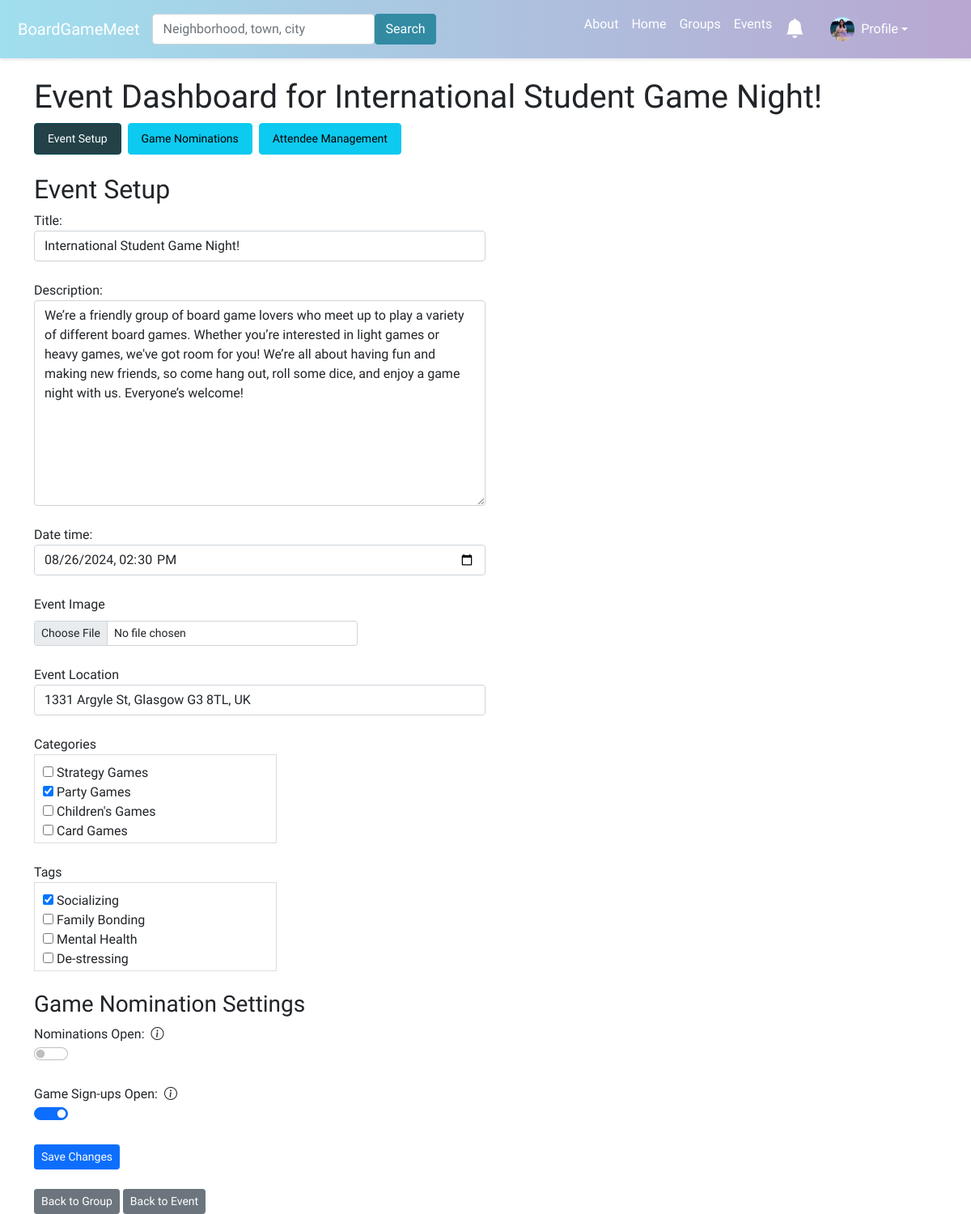
/event-dashboard/event/20/ (signed in), run on an earlier commit of the app's database.
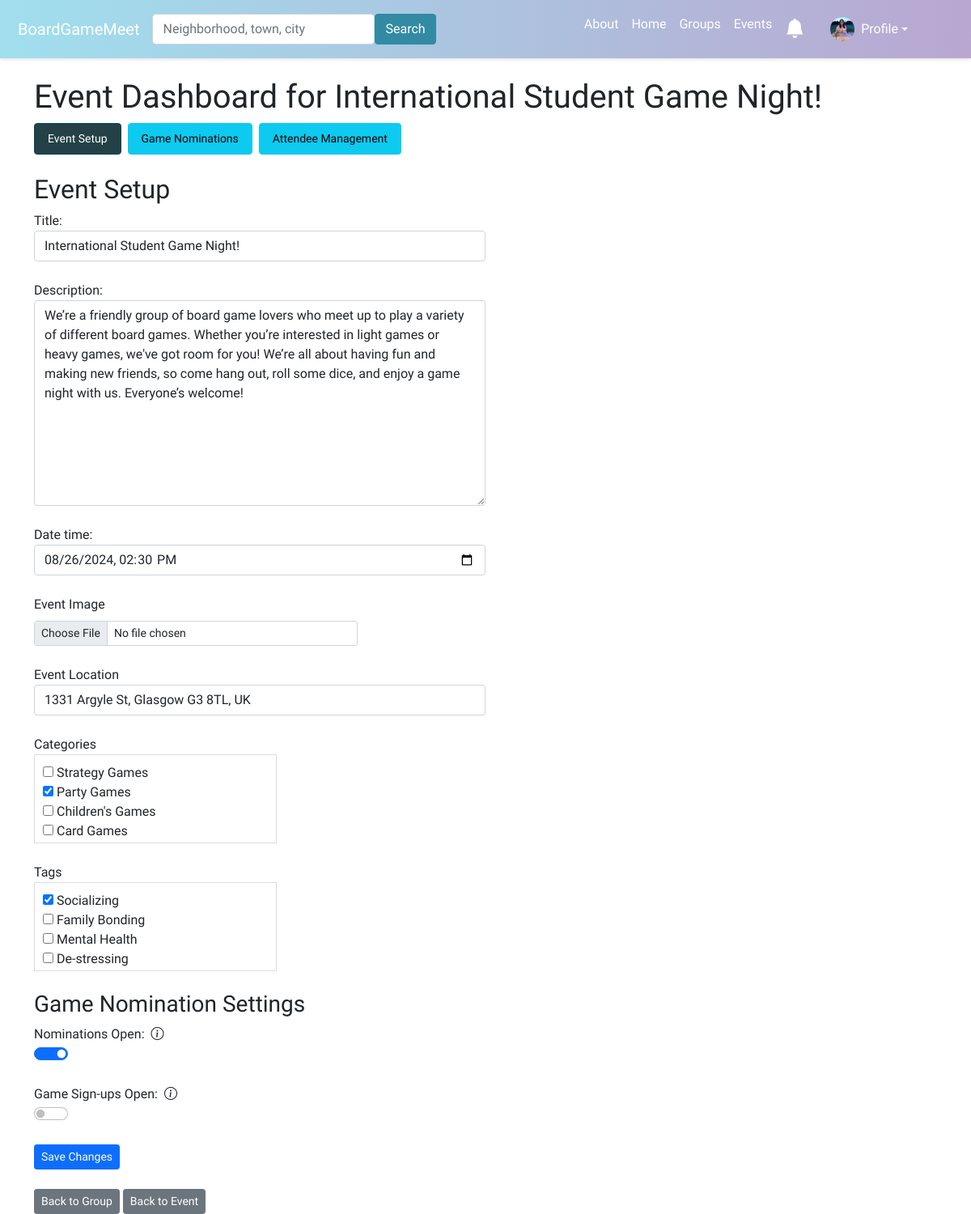
And on a later commit of the database.
### boardgame/models.py (models this page shows, shortened)
class Event(models.Model):
    group = models.ForeignKey(Group, on_delete=models.CASCADE)
    title = models.CharField(max_length=100)
    description = models.TextField()
    date_time = models.DateTimeField()
    attendees = models.ManyToManyField(User, through='EventAttendance')
    event_image = models.ImageField(upload_to='event_images/', null=True, blank=True)
    categories = models.ManyToManyField(Category, related_name='events', blank=True)
    tags = models.ManyToManyField(Tag, related_name='events', blank=True)
    nominations_open = models.BooleanField(default=True)
    signups_open = models.BooleanField(default=False)
    admin_only_nominations = models.BooleanField(default=False)
    skip_nominations = models.BooleanField(default=False)

### boardgame/views.py (the view, shortened to what this page needs)
# urls.py: path('event-dashboard/event/<int:event_id>/', views.manage_event_dashboard, name='manage_event_dashboard'),
def manage_event_dashboard(request, event_id, section=None):
    event = Event.objects.get(id=event_id)
    section = section or request.GET.get('section', 'event_setup')
    event_location = None
    if EventLocation.objects.filter(event=event).exists():
        event_location = EventLocation.objects.get(event=event)
    context = {'event': event, 'section': section}
    if section == 'event_setup':
        if request.method == 'POST':
            form = EventForm(request.POST, request.FILES, instance=event)
            if form.is_valid():
                form.save()
                place_id = request.POST.get('place_id')
                if place_id:
                    place_details = fetch_place_details(place_id)
                    if place_details:
                        if event_location is None:
                            event_location = EventLocation(event=event)
                        event_location.address = place_details.get('formatted_address', '')
                        event_location.city = place_details.get('city', '')
                        event_location.state = place_details.get('state', '')
                        event_location.postcode = place_details.get('postcode', '')
                        event_location.country = place_details.get('country', '')
                        event_location.latitude = place_details.get('latitude', None)
                        event_location.longitude = place_details.get('longitude', None)
                        event_location.save()
                messages.success(request, 'Event updated successfully.')
                return redirect('manage_event_dashboard_with_section', event_id=event.id, section='event_setup')
        else:
            form = EventForm(instance=event)
        context.update({'form': form,'event_location':event_location})
    return render(request, 'boardgame/manage_event_dashboard.html', context)

### boardgame/forms.py
class EventForm(forms.ModelForm):
    class Meta:
        model = Event
        fields = ['title', 'description', 'date_time','event_image','categories', 'tags',
                  'nominations_open', 'signups_open']
        widgets = {
            'title': forms.TextInput(attrs={'class': 'form-control', 'style': 'width: 50%;'}),
            'description': forms.Textarea(attrs={'class': 'form-control', 'style': 'width: 50%;'}),
            'date_time': forms.DateTimeInput(attrs={'type': 'datetime-local', 'class': 'form-control', 'style': 'width: 50%;'}),
            'categories': forms.CheckboxSelectMultiple,
            'tags': forms.CheckboxSelectMultiple,
            'nominations_open': forms.CheckboxInput(attrs={'class': 'form-check-input form-switch'}),
            'signups_open': forms.CheckboxInput(attrs={'class': 'form-check-input form-switch'}),
        }

### boardgame/models.py (called while the page is built)
    def __str__(self):
        return self.name

    def __str__(self):
        return self.name

### boardgame/templatetags/custom_filters.py (called while the page is built)
@register.simple_tag
def unread_notifications_count(user):
    if user.is_authenticated:
        return Notification.objects.filter(user=user, read=False).count()
    return 0

### boardgame/templates/boardgame/manage_event_dashboard.html (shortened to what the changed rows need)
{% extends 'boardgame/base.html' %}
{% load static %}
{% load custom_filters %}
{% block content %}
<head>
    <link href="https://cdn.jsdelivr.net/npm/bootstrap-icons@1.10.5/font/bootstrap-icons.css" rel="stylesheet">
</head>
<h1>Event Dashboard for {{ event.title }} </h1>
<nav>
    <ul class="nav nav-pills">
    </ul>
</nav>
<br />
{% if section == 'event_setup' %}
<h2>Event Setup</h2>
<form method="post" enctype="multipart/form-data">
   <div class="form-group">
    {{ form.title.label_tag }} {{ form.title }} <br/>
    {{ form.description.label_tag }} {{ form.description }} <br/>
    {{ form.date_time.label_tag }} {{ form.date_time }} <br/>
    <label for="{{ form.event_image.id_for_label }}" class="form-label">Event Image</label>
    <input type="file" id="{{ form.event_image.id_for_label }}" name="event_image" class="form-control form-control-sm" style="max-width: 400px;">
  </div>
    <br/>
     <div class="form-group">
        <label for="event-location-input">Event Location</label>
        <input type="text" id="event-location-input" class="form-control" style="width: 50%;" name="address"
            autocomplete="off" value="{{ event_location.address|default:'' }}">
    </div>
    <br />
    <div class="form-group">
        <label for="id_categories">{{ form.categories.label }}</label>
        <div class="scrollable-checkboxes">
            {{ form.categories }}
        </div>
    </div>
    <br/>
    <div class="form-group">
        <label for="id_tags">{{ form.tags.label }}</label>
        <div class="scrollable-checkboxes">
            {{ form.tags }}
        </div>
    </div>
    <br/>
     <div class="section">
        <h3>Game Nomination Settings</h3>
        <div class="form-group">
            <label for="id_nominations_open" class="d-flex align-items-center">
                Nominations Open:
                <i class="bi bi-info-circle ms-2" data-bs-toggle="tooltip" data-bs-placement="top" data-bs-html="true"
                   title="<strong>Enabled:</strong> Users can nominate games.<br><strong>Disabled:</strong> Nominations are closed and the section is removed from the event page."></i>
            </label>
            <div class="form-check form-switch">
                {{ form.nominations_open }}
            </div>
        </div>
        <br />
        <div class="form-group">
            <label for="id_signups_open" class="d-flex align-items-center">
                Game Sign-ups Open:
                <i class="bi bi-info-circle ms-2" data-bs-toggle="tooltip" data-bs-placement="top" data-bs-html="true"
                   title="<strong>Enabled:</strong> Approved games will be listed in the game sign-up section of the event page.<br><strong>Disabled:</strong> The game sign-up section will not appear on the event page and users cannot sign up for games."></i>
            </label>
            <div class="form-check form-switch">
                {{ form.signups_open }}
            </div>
        </div>
        <br />
    </div>
    <button class="btn btn-primary btn-sm" type="submit">Save Changes</button>
</form>
{% endif %}
<div class="row mt-4">
    <div class="col-md-12">
    </div>
</div>
{% endblock %}

What changed in the data, as far as the page shows it:
changed Event "International Student Game Night!": nominations_open "☐" → "☑"; signups_open "☑" → "☐"
